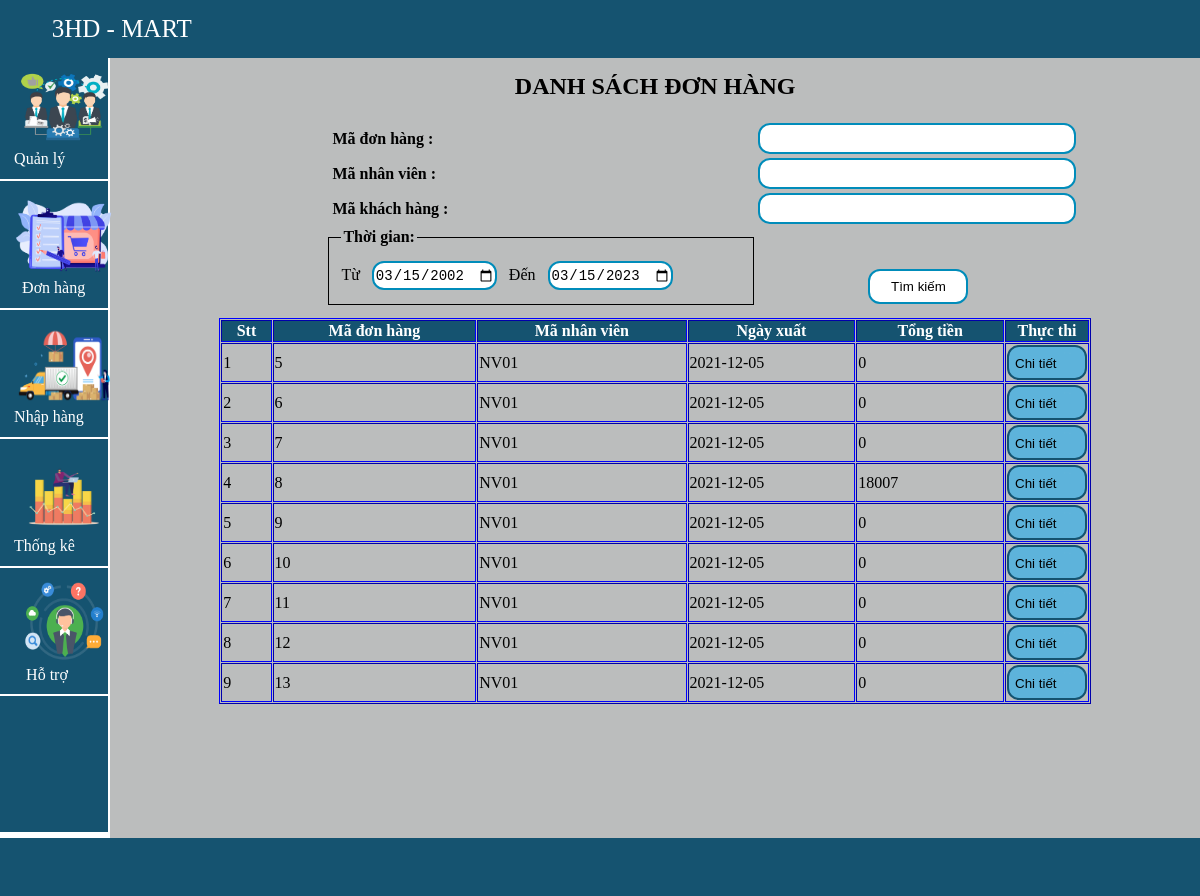
/Nhom3_71DCTT24/Banhang, run on the app's committed database.
### tables this page shows
CREATE TABLE `phieuxuat` (
  `Maxuat` int(11) NOT NULL,
  `Manv` varchar(50) NOT NULL,
  `Ngayxuat` date NOT NULL,
  `Tongtien` int(11) NOT NULL,
  `Makh` varchar(50) DEFAULT NULL
);

### Nhom3_71DCTT24/MVC/Core/controller.php (called while the page is built, shortened)
<?php
class controller{
    public function model($model){
        return new $model;
    }
    public function view($view,$data=[]){
        require_once "./MVC/Views/".$view.".php";
    }
}

### Nhom3_71DCTT24/MVC/Controllers/Banhang.php (called while the page is built, shortened)
<?php
class Banhang extends controller
{
    public $bh;
    function __construct()
    {
        $this->bh = $this->model('Banhangmodel');
    }
    function Getdata()
    {
        $this->view('Masterlayout', [
            'page' => 'DonHang/Banhangview',
            'nv' => $this->bh->nv(),
            'kh' => $this->bh->kh(),
            'kqtk' => $this->bh->Timkiempx('', '','2002-3-15','2023-3-15')
        ]);
    }
}
?>

### Nhom3_71DCTT24/MVC/Core/app.php (called while the page is built, shortened)
<?php
class app{
    protected $action="Getdata";
    function __construct()
    {
        $arr = $this-> Urlprocess();
        if ($arr!=null){
            if (file_exists('./MVC/Controllers/'.$arr[0].'.php')){
                $this->controller=$arr[0];
                unset($arr[0]);
            }
        }
        $this->controller = new $this->controller;
        $this -> param=$arr?array_values($arr):[];
        call_user_func_array([$this->controller,$this->action],$this->param);
    }
    function Urlprocess(){
        if (isset($_GET['url'])){
            return explode("/", filter_var(trim($_GET["url"])));
        }
    }
}
?>

### Nhom3_71DCTT24/index.php (called while the page is built, shortened)
<?php
    $myapp = new app();
?>

### Nhom3_71DCTT24/MVC/Core/connectDB.php (called while the page is built, shortened)
<?php
class connectDB{
    protected $servername="localhost";
    protected $username="root";
    protected $password="";
    function __construct(){
        $this->con=mysqli_connect($this->servername,$this->username,$this->password);
    }
}
?>

### Nhom3_71DCTT24/MVC/Models/Banhangmodel.php (called while the page is built, shortened)
<?php
class Banhangmodel extends connectDB
{
    public function nv()
    {
        $sql = "SELECT Manv,Tennv FROM nhanvien";
        return mysqli_query($this->con, $sql);
    }
    public function kh()
    {
        $sql = "SELECT Makh,Tenkh FROM khachhang";
        return mysqli_query($this->con, $sql);
    }
    public function Timkiempx($maxuat, $manv, $tu, $den)
    {
        $sql = 'SELECT * FROM phieuxuat WHERE phieuxuat.maxuat LIKE "%' . $maxuat . '%"
        AND   phieuxuat.manv LIKE "%' . $manv . '%"
        AND   phieuxuat.ngayxuat >= "'. $tu .'"
        AND   phieuxuat.ngayxuat <= "'. $den .'"';
        return mysqli_query($this->con, $sql);
    }
}
?>

### Nhom3_71DCTT24/MVC/Views/Pages/Donhang/Banhangview.php (the view, shortened to what this page needs)
<!DOCTYPE html>
<html lang="en">
<head>
    <link rel="stylesheet" href="http://localhost/BTWeb/Nhom3_71DCTT24/Public/Css/msl.css">
    <link rel="stylesheet" href="http://localhost/BTWeb/Nhom3_71DCTT24/Public/Css/button.css">
</head>
<body>
    <form method="POST" enctype="multipart/form-data" action="http://localhost/BTWeb/Nhom3_71DCTT24/Banhang/thucthi_px">
        <div class="content4" style="height:343px;margin-left: 9.2%;width: 90.8%;">
            <table style="width: 100%;padding: 20px 20px 0px 20px; align-items:center;">
                <caption style="padding-top: 20px; font-size:24px"><b>DANH SÁCH ĐƠN HÀNG</b></caption>
                <tr>
                    <td style="width:50%;padding-left:200px;">
                        <label for="txtMaxuat"><b class="text">Mã đơn hàng : </b></label>
                    </td>
                    <td>
                        <input type="text" name="txtMaxuat" value="" class="text_align">
                    </td>
                </tr>
                <tr>
                    <td style="width:50%;padding-left:200px;">
                        <label for="ddlncc"><b class="text">Mã nhân viên : </b></label>
                    </td>
                    <td>
                        <input type="text" list="nv" class="text_align" name="ddlnv">
                    </td>
                </tr>
                <tr>
                    <td style="width:50%;padding-left:200px;">
                        <label for="ddlncc"><b class="text">Mã khách hàng : </b></label>
                    </td>
                    <td>
                        <input type="text" list="kh" class="text_align" name="ddlkh">
                    </td>
                </tr>
                <tr>
                    <td>
                    <fieldset style="border: 1px solid; width: 400px;
                    height: 50px;padding-top: 15px;margin-left:195px;">
                        <legend><b>Thời gian: </b></legend>
                        <label>Từ</label>&nbsp;&nbsp;
                        <input type="date" name="txtTu" class="text_align" style="width:120px" value="2002-03-15">&nbsp;&nbsp;
                        <label>Đến</label>&nbsp;&nbsp;
                        <input type="date" name="txtDen" class="text_align" style="width:120px" value="2023-03-15">&nbsp;&nbsp;
                    </td>
                    <td>
                        <input style="margin-left: 110px;margin-top:40px;" class="button1" type="submit" name="btnTimkiem" value="Tìm kiếm">
                    </td>
                </tr>
            </table>
            <table style="position: center;width: 80%;margin-left:10%;border-color:blue;margin-top:10px;" cellspacing="1" border="1">
                <tr style="background: #155370;color:white;">
                    <th><b>Stt</b></th>
                    <th><b>Mã đơn hàng</b></th>
                    <th><b>Mã nhân viên</b></th>
                    <th><b>Ngày xuất</b></th>
                    <th><b>Tổng tiền</b></th>
                    <th><b>Thực thi</b></th>
                </tr>
                <?php
                $i = 1;
                while ($row = mysqli_fetch_assoc($data['kqtk'])) {
                ?>
                    <tr>
                        <td><?php echo $i ?></td>
                        <td><?php echo $row['Maxuat'] ?></td>
                        <td><?php echo $row['Manv'] ?></td>
                        <td><?php echo $row['Ngayxuat'] ?></td>
                        <td><?php echo $row['Tongtien'] ?></td>
                        <td style="width:80px;"><button class="button2" style="width: 100%;">
                                <a href="http://localhost/BTWeb/Nhom3_71DCTT24/Banhang/chitiet/<?php echo $row['Maxuat'] ?>" style="display:flex;align-items:center;">Chi tiết
                                    <img src="http://localhost/BTWeb/Nhom3_71DCTT24/Public/Images/rong.png" height="30px" width="20px"></a>
                            </button></td>
                    </tr>
                <?php
                    $i++;
                }
                ?>
            </table>
        </div>
    </form>
</body>
</html>

### Nhom3_71DCTT24/MVC/Views/Masterlayout.php (shortened to what this page needs)
<!DOCTYPE html>
<html lang="en">
<head>
    <link rel="stylesheet" type="text/css" href="http://localhost/BTWeb/Nhom3_71DCTT24/Public/Css/msl.css">
</head>
<body>
    <div class="content1">
        <div class="content11">
            <p class="fs">3HD - MART</p>
        </div>
    </div>
    <div style="position:relative;">
        <div class="content2">
            <ul>
                <li style="height: 98.7px;"><a href="http://localhost/BTWeb/Nhom3_71DCTT24/Mnql">
                        <img src="http://localhost/BTWeb/Nhom3_71DCTT24/Public/Images/quanly.png" height="80px" width="100px">Quản lý</a></li>
                <li style="height: 98.7px;"><a href="http://localhost/BTWeb/Nhom3_71DCTT24/Banhang">
                        <img src="http://localhost/BTWeb/Nhom3_71DCTT24/Public/Images/banhang.png" height="80px" width="100px"> &nbsp; Đơn hàng</a></li>
                <li style="height: 98.7px;"><a href="http://localhost/BTWeb/Nhom3_71DCTT24/PhieuNhap">
                        <img src="http://localhost/BTWeb/Nhom3_71DCTT24/Public/Images/nhaphang.png" height="80px" width="100px">Nhập hàng</a></li>
                <li style="height: 98.7px;"><a href="http://localhost/BTWeb/Nhom3_71DCTT24/thongke">
                        <img src="http://localhost/BTWeb/Nhom3_71DCTT24/Public/Images/thongke.png" height="80px" width="100px">Thống kê</a></li>
                <li style="height: 98.7px;"><a href="https://www.facebook.com/groups/1195735031127186"><img src="http://localhost/BTWeb/Nhom3_71DCTT24/Public/Images/hotro.png" height="80px" width="100px"> &nbsp;&nbsp; Hỗ trợ</a></li>
            </ul>
        </div>
    </div>
    <?php
    include_once './MVC/Views/Pages/' . $data['page'] . '.php';
    ?>
    <div class="content5">
    </div>
</body>
</html>

### Nhom3_71DCTT24/Public/Css/msl.css (style rules this page uses)
* { margin: 0px; }
.content1 { width: 100%; height: 6.5%; background-color: #155370; position: fixed; top: 0; }
.content11 { width: 20.3%; height: 100%; color: white; display: flex; align-items: center; justify-content: center; background-color: #155370; }
.fs { font-size: 25px; font-family: Imprint MT Shadow; }
.content2 { position: fixed; top: 50px; width: 9%; height: 87%; float: left; margin-top: 2px; background-color: #155370; }
a { color: black; text-decoration: none; height: fit-content; }
.content2 a { color: white; text-decoration: none; height: fit-content; }
.content2>ul { margin: 0px; padding: 0px; }
.content2>ul>li { border-bottom: 2px solid white; padding: 14.1px; }
.content4 { height: 86.3; width: 79.7%; margin-top: 53px; margin-left: 20.3%; padding-bottom: 500px; background-color: #BBBDBD; }
.content5 { position: fixed; bottom: 0; width: 100%; height: 6.5%; background-color: #155370; }

### Nhom3_71DCTT24/Public/Css/button.css (style rules this page uses)
.button1 { background-color: white; color: black; border: 2px solid #008CBA; border-radius: 12px; width: 100px; height: 35px; }
.text_align { width: 310px; height:25px; font-size: 14px; border-radius: 12px; border: 2px solid #008CBA; }
.button2 { background-color: #5db3db; color: black; border: 2px solid #155370; border-radius: 12px; width: 50px; height: 35px; }

### data on the page
phieuxuat: Maxuat "5", Manv "NV01", Ngayxuat "2021-12-05", Tongtien "0"
phieuxuat: Maxuat "6", Manv "NV01", Ngayxuat "2021-12-05", Tongtien "0"
phieuxuat: Maxuat "7", Manv "NV01", Ngayxuat "2021-12-05", Tongtien "0"
phieuxuat: Maxuat "8", Manv "NV01", Ngayxuat "2021-12-05", Tongtien "18007"
phieuxuat: Maxuat "9", Manv "NV01", Ngayxuat "2021-12-05", Tongtien "0"
phieuxuat: Maxuat "10", Manv "NV01", Ngayxuat "2021-12-05", Tongtien "0"
phieuxuat: Maxuat "11", Manv "NV01", Ngayxuat "2021-12-05", Tongtien "0"
phieuxuat: Maxuat "12", Manv "NV01", Ngayxuat "2021-12-05", Tongtien "0"
phieuxuat: Maxuat "13", Manv "NV01", Ngayxuat "2021-12-05", Tongtien "0"
